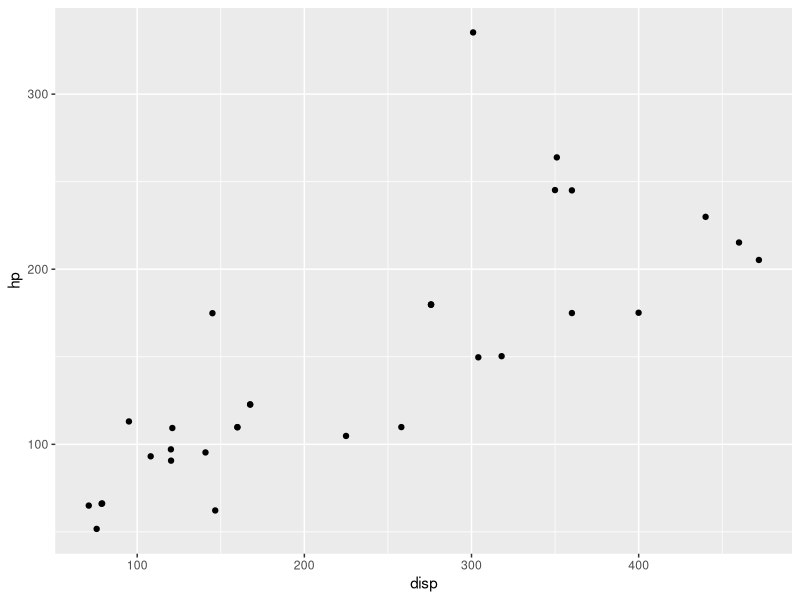

The R script that drew this image:
## ---- chunk 1
library(ggplot2)

## ---- chunk 2
1 + 1
## ---- chunk 3
#| echo: TRUE
mtcars |> 
  ggplot(aes(x=disp,y=hp)) +
  geom_jitter()
